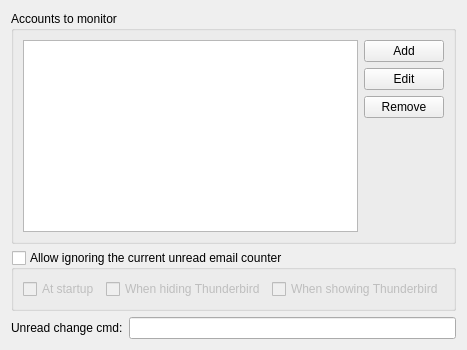
     <widget class="QWidget" name="tabAccounts">
      <attribute name="title">
       <string>Monitoring</string>
      </attribute>
      <layout class="QVBoxLayout" name="verticalLayout_10">
       <item>
        <widget class="QGroupBox" name="groupAccounts">
         <property name="title">
          <string>Accounts to monitor</string>
         </property>
         <layout class="QVBoxLayout" name="verticalLayout_11">
          <item>
           <layout class="QHBoxLayout" name="horizontalLayout_2">
            <item>
             <widget class="QTreeViewWithKeyEvents" name="treeAccounts">
              <property name="enabled">
               <bool>true</bool>
              </property>
              <property name="rootIsDecorated">
               <bool>false</bool>
              </property>
              <property name="itemsExpandable">
               <bool>false</bool>
              </property>
              <property name="expandsOnDoubleClick">
               <bool>false</bool>
              </property>
             </widget>
            </item>
            <item>
             <layout class="QVBoxLayout" name="verticalLayout_2">
              <item>
               <widget class="QPushButton" name="btnAccountAdd">
                <property name="toolTip">
                 <string>&lt;html&gt;&lt;head/&gt;&lt;body&gt;&lt;p&gt;Select mail folders for watching.&lt;br/&gt;&lt;br/&gt;If the dialog doesn't show your folder, &lt;i&gt;Ctrl + Shift click&lt;/i&gt; to open a file selection dialog that allows adding any mork file.&lt;/p&gt;&lt;/body&gt;&lt;/html&gt;</string>
                </property>
                <property name="text">
                 <string>Add</string>
                </property>
               </widget>
              </item>
              <item>
               <widget class="QPushButton" name="btnAccountEdit">
                <property name="text">
                 <string>Edit</string>
                </property>
               </widget>
              </item>
              <item>
               <widget class="QPushButton" name="btnAccountRemove">
                <property name="toolTip">
                 <string>You can also remove folders with Delete or Backspace</string>
                </property>
                <property name="text">
                 <string>Remove</string>
                </property>
               </widget>
              </item>
              <item>
               <spacer name="verticalSpacer_10">
                <property name="orientation">
                 <enum>Qt::Orientation::Vertical</enum>
                </property>
                <property name="sizeHint" stdset="0">
                 <size>
                  <width>20</width>
                  <height>40</height>
                 </size>
                </property>
               </spacer>
              </item>
             </layout>
            </item>
           </layout>
          </item>
         </layout>
        </widget>
       </item>
       <item>
        <widget class="QGroupBox" name="boxAllowSuppression">
         <property name="toolTip">
          <string>&lt;html&gt;&lt;head/&gt;&lt;body&gt;&lt;p&gt;If enabled, this option adds the &amp;quot;Ignore currently unread emails&amp;quot; action to the context menu. This action allows you to ignore the emails which are currently unread. Birdtray would then pretend there are no unread emails left, and would only show new emails over the ignored count.&lt;/p&gt;&lt;p&gt;&lt;br/&gt;For example, if there were 10 unread emails, and you clicked on &amp;quot;Ignore&amp;quot; action, Birdtray will show no unread email indicator as long as unread email count remains at 10. Once new email is received and you have 11 total unread emails, Birdtray will show the new email count as 1.&lt;/p&gt;&lt;/body&gt;&lt;/html&gt;</string>
         </property>
         <property name="title">
          <string>Allow ignoring the current unread email counter</string>
         </property>
         <property name="checkable">
          <bool>true</bool>
         </property>
         <property name="checked">
          <bool>false</bool>
         </property>
         <layout class="QHBoxLayout" name="horizontalLayout_12">
          <item>
           <widget class="QCheckBox" name="ignoreMailCountOnStartupBox">
            <property name="toolTip">
             <string>Ignore all unread email that are present when Birdtray starts. Only new emails will be taken into account by the unread counter.</string>
            </property>
            <property name="text">
             <string>At startup</string>
            </property>
           </widget>
          </item>
          <item>
           <widget class="QCheckBox" name="ignoreMailCountOnHideBox">
            <property name="text">
             <string>When hiding Thunderbird</string>
            </property>
           </widget>
          </item>
          <item>
           <widget class="QCheckBox" name="ignoreMailCountOnShowBox">
            <property name="text">
             <string>When showing Thunderbird</string>
            </property>
           </widget>
          </item>
         </layout>
        </widget>
       </item>
       <item>
        <layout class="QHBoxLayout" name="horizontalLayout">
         <item>
          <widget class="QLabel" name="label">
           <property name="text">
            <string>Unread change cmd:</string>
           </property>
          </widget>
         </item>
         <item>
          <widget class="QLineEdit" name="leProcessRunOnCountChange">
           <property name="toolTip">
            <string>&lt;html&gt;&lt;head/&gt;&lt;body&gt;&lt;p&gt;If not empty, this command will be invoked every time the unread counter changes (including when it becomes zero). It is invoked via shell, as-is, with %NEW% replaced by the new unread count value and %OLD% replaced with the old unread count value (which may be the same as new).&lt;/p&gt;&lt;p&gt;Most users don't need this functionality and should leave it empty.&lt;/p&gt;&lt;/body&gt;&lt;/html&gt;</string>
           </property>
           <property name="whatsThis">
            <string>&lt;html&gt;&lt;head/&gt;&lt;body&gt;&lt;p&gt;If not empty, this command will be invoked every time the unread counter changes (including when it becomes zero). It is invoked via shell, as-is, with %NEW% replaced by the new unread count value and %OLD% replaced with the old unread count value (which may be the same as new).&lt;/p&gt;&lt;p&gt;Most users don't need this functionality and should leave it empty.&lt;/p&gt;&lt;/body&gt;&lt;/html&gt;</string>
           </property>
          </widget>
         </item>
        </layout>
       </item>
      </layout>
     </widget>
